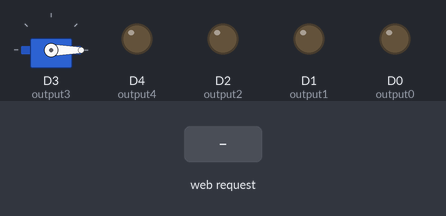
A sketch run on a simulated ESP8266 (NodeMCU). On the bench: servo, output pins drawn as LEDs (lit = HIGH). The inputs (shaded band) are chosen by the test bench. WiFi joins after 1.5 s; servers stay silent unless stated; what the sketch prints to the serial monitor is not drawn.

Above: at 4.7 s.
4.8 s: HTTP request GET /0/off received
At 5.2 s:
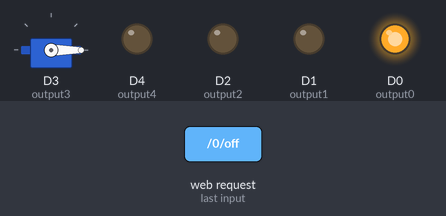
6.3 s: HTTP request GET /1/on received
At 7.5 s:
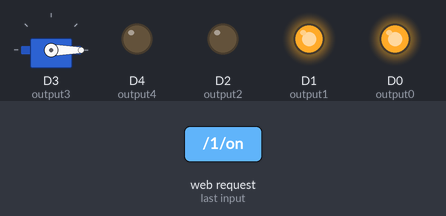
7.8 s: HTTP request GET /0/on received
At 8.6 s:
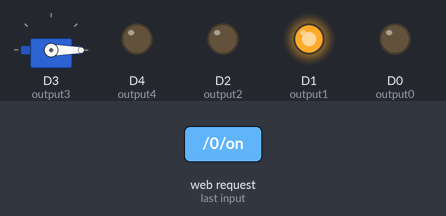
9.3 s: HTTP request GET /2/on received
At 9.8 s:
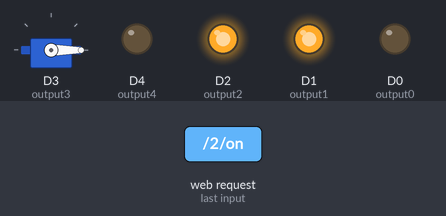
10.8 s: HTTP request GET /1/off received
At 12.0 s:
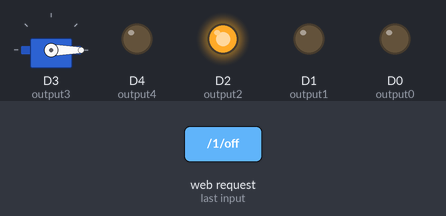
12.3 s: HTTP request GET /3/on received
At 13.1 s:
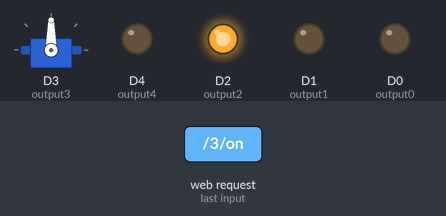
Timing chart, 0 to 15.3 s (numbered marks = the images above; inputs shaded):
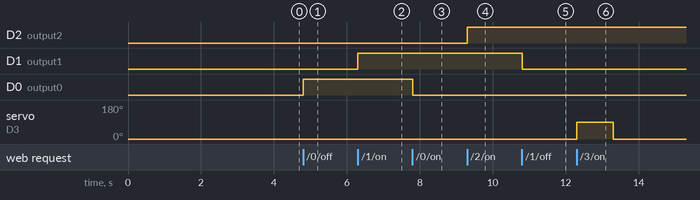

Measured:
- after the input at 4.8 s, D0 (output0): LOW → HIGH at once
- after the input at 6.3 s, D1 (output1): LOW → HIGH at once
- after the input at 7.8 s, D0 (output0): HIGH → LOW at once
- after the input at 9.3 s, D2 (output2): LOW → HIGH at once
- after the input at 10.8 s, D1 (output1): HIGH → LOW at once
- after the input at 12.3 s, servo on D3 (output3): 0° → 90° at once, → 0° 1.0 s later

The sketch:

webServer.ino
```cpp
#include <DHT.h>
#include <DHT_U.h>


// Load Wi-Fi library
#include <ESP8266WiFi.h>
#include <Servo.h>

// Replace with your network credentials
const char* ssid     = "Android";
const char* password = "hello";

// Set web server port number to 80
WiFiServer server(80);

// Variable to store the HTTP request
String header;

// Auxiliar variables to store the current output state
//String output5State = "off";
String output0State = "off";
String output1State = "off";
String output2State = "off";
String output3State = "off";
String output4State = "off";

// Assign output variables to GPIO pins

const int output0 = D0;
const int output1 = D1;
const int output2 = D2;
const int output3 = D3;
const int output4 = D4;
Servo servo;

// Current time
unsigned long currentTime = millis();
// Previous time
unsigned long previousTime = 0;
// Define timeout time in milliseconds (example: 2000ms = 2s)
const long timeoutTime = 2000;

void setup() {
  Serial.begin(115200);
  // Initialize the output variables as outputs

  pinMode(output0, OUTPUT);
  pinMode(output1, OUTPUT);
  pinMode(output2, OUTPUT);
  pinMode(output3, OUTPUT);
  pinMode(output4, OUTPUT);
  digitalWrite(output0, LOW);
  digitalWrite(output1, LOW);
  digitalWrite(output2, LOW);
  digitalWrite(output3, LOW);
  digitalWrite(output4, LOW);
  servo.attach(0); //D3

  servo.write(0);

  delay(2000);
  // Connect to Wi-Fi network with SSID and password
  Serial.print("Connecting to ");
  Serial.println(ssid);
  WiFi.begin(ssid, password);
  while (WiFi.status() != WL_CONNECTED) {
    delay(500);
    Serial.print(".");
  }
  // Print local IP address and start web server
  Serial.println("");
  Serial.println("WiFi connected.");
  Serial.println("IP address: ");
  Serial.println(WiFi.localIP());
  server.begin();
}

void loop(){
  WiFiClient client = server.available();   // Listen for incoming clients

  if (client) {                             // If a new client connects,
    Serial.println("New Client.");          // print a message out in the serial port
    String currentLine = "";                // make a String to hold incoming data from the client
    currentTime = millis();
    previousTime = currentTime;
    while (client.connected() && currentTime - previousTime <= timeoutTime) { // loop while the client's connected
      currentTime = millis();
      if (client.available()) {             // if there's bytes to read from the client,
        char c = client.read();             // read a byte, then
        Serial.write(c);                    // print it out the serial monitor
        header += c;
        if (c == '\n') {                    // if the byte is a newline character
          // if the current line is blank, you got two newline characters in a row.
          // that's the end of the client HTTP request, so send a response:
          if (currentLine.length() == 0) {
            // HTTP headers always start with a response code (e.g. HTTP/1.1 200 OK)
            // and a content-type so the client knows what's coming, then a blank line:
            client.println("HTTP/1.1 200 OK");
            client.println("Content-type:text/html");
            client.println("Connection: close");
            client.println();

            // turns the GPIOs on and off

            if (header.indexOf("GET /0/on") >= 0) {
              Serial.println("GPIO 0 on");
              output0State = "on";

              digitalWrite(output0, LOW);

            } else if (header.indexOf("GET /0/off") >= 0) {
              Serial.println("GPIO 0 off");
              output0State = "off";
              digitalWrite(output0, HIGH);
            }
            // turns the GPIOs on and off

            if (header.indexOf("GET /1/on") >= 0) {
              Serial.println("GPIO 1 on");
              output1State = "on";

              digitalWrite(output1, HIGH);

            } else if (header.indexOf("GET /1/off") >= 0) {
              Serial.println("GPIO 1 off");
              output1State = "off";
              digitalWrite(output1, LOW);
            }
            // turns the GPIOs on and off

            if (header.indexOf("GET /2/on") >= 0) {
              Serial.println("GPIO 2 on");
              output2State = "on";

              digitalWrite(output2, HIGH);

            } else if (header.indexOf("GET /2/off") >= 0) {
              Serial.println("GPIO 2 off");
              output2State = "off";
              digitalWrite(output2, LOW);
            }
            // turns the GPIOs on and off

            if (header.indexOf("GET /3/on") >= 0) {
              Serial.println("GPIO 3 on");
              servo.write(90);

              delay(1000);

              servo.write(0);

              delay(1000);

            } else if (header.indexOf("GET /3/off") >= 0) {
              Serial.println("GPIO 3 off");
              output3State = "off";
              digitalWrite(output3, LOW);
            }
            // turns the GPIOs on and off

            if (header.indexOf("GET /4/on") >= 0) {
              Serial.println("GPIO 4 on");
              output4State = "on";

              digitalWrite(output4, LOW);

            } else if (header.indexOf("GET /4/off") >= 0) {
              Serial.println("GPIO 4 off");
              output4State = "off";
              digitalWrite(output4, HIGH);
            }


            // Display the HTML web page
            client.println("<!DOCTYPE html><html>");
            client.println("<head><meta name=\"viewport\" content=\"width=device-width, initial-scale=1\">");
            client.println("<link rel=\"icon\" href=\"data:,\">");
            // CSS to style the on/off buttons
            // Feel free to change the background-color and font-size attributes to fit your preferences
            client.println("<style>html { font-family: Helvetica; display: inline-block; margin: 0px auto; text-align: center;}");
            client.println(".button { background-color: #195B6A; border: none; color: white; padding: 16px 40px;");
            client.println("text-decoration: none; font-size: 30px; margin: 2px; cursor: pointer;}");
            client.println(".button2 {background-color: #77878A;}</style></head>");

            // Web Page Heading
            client.println("<body><h1>Space & IoT Bootcamp </h1>");


            // Display current state, and ON/OFF buttons for GPIO 0
            client.println("<p>GPIO 0 - State " + output0State + "</p>");
            // If the output0State is off, it displays the ON button
            if (output0State=="off") {
              client.println("<p><a href=\"/0/on\"><button class=\"button\">ON</button></a></p>");
            } else {
              client.println("<p><a href=\"/0/off\">OFF</button></a></p>");
            }

            // Display current state, and ON/OFF buttons for GPIO 1
            client.println("<p>GPIO 1 - State " + output1State + "</p>");
            // If the output1State is off, it displays the ON button
            if (output1State=="off") {
              client.println("<p><a href=\"/1/on\"><button class=\"button\">ON</button></a></p>");
            } else {
              client.println("<p><a href=\"/1/off\"><button class=\"button button2\">OFF</button></a></p>");
            }

            // Display current state, and ON/OFF buttons for GPIO 2
            client.println("<p>GPIO 2 - State " + output2State + "</p>");
            // If the output2State is off, it displays the ON button
            if (output2State=="off") {
              client.println("<p><a href=\"/2/on\"><button class=\"button\">ON</button></a></p>");
            } else {
              client.println("<p><a href=\"/2/off\"><button class=\"button button2\">OFF</button></a></p>");
            }

            // Display current state, and ON/OFF buttons for GPIO 3
            client.println("<p>GPIO 3 - State " + output3State + "</p>");
            // If the output3State is off, it displays the ON button
            if (output3State=="off") {
              client.println("<p><a href=\"/3/on\"><button class=\"button\">ON</button></a></p>");
            } else {
              client.println("<p><a href=\"/3/off\"><iframe src=\"https://giphy.com/embed/foEsr3OgH5fC8\" width=\"48\" height=\"36\" frameBorder=\"0\" class=\"giphy-embed\" allowFullScreen></iframe>OFF</button></a></p>");
            }

            // Display current state, and ON/OFF buttons for GPIO 4
            client.println("<p>GPIO 4 - State " + output4State + "</p>");
            // If the output4State is off, it displays the ON button
            if (output4State=="off") {
              client.println("<p><a href=\"/4/on\"><button class=\"button\">ON</button></a></p>");
            } else {
              client.println("<p><a href=\"/4/off\"><button class=\"button button2\">OFF</button></a></p>");
            }


            client.println("</body></html>");

            // The HTTP response ends with another blank line
            client.println();
            // Break out of the while loop
            break;
          } else { // if you got a newline, then clear currentLine
            currentLine = "";
          }
        } else if (c != '\r') {  // if you got anything else but a carriage return character,
          currentLine += c;      // add it to the end of the currentLine
        }
      }
    }
    // Clear the header variable
    header = "";
    // Close the connection
    client.stop();
    Serial.println("Client disconnected.");
    Serial.println("");
  }
}
```
